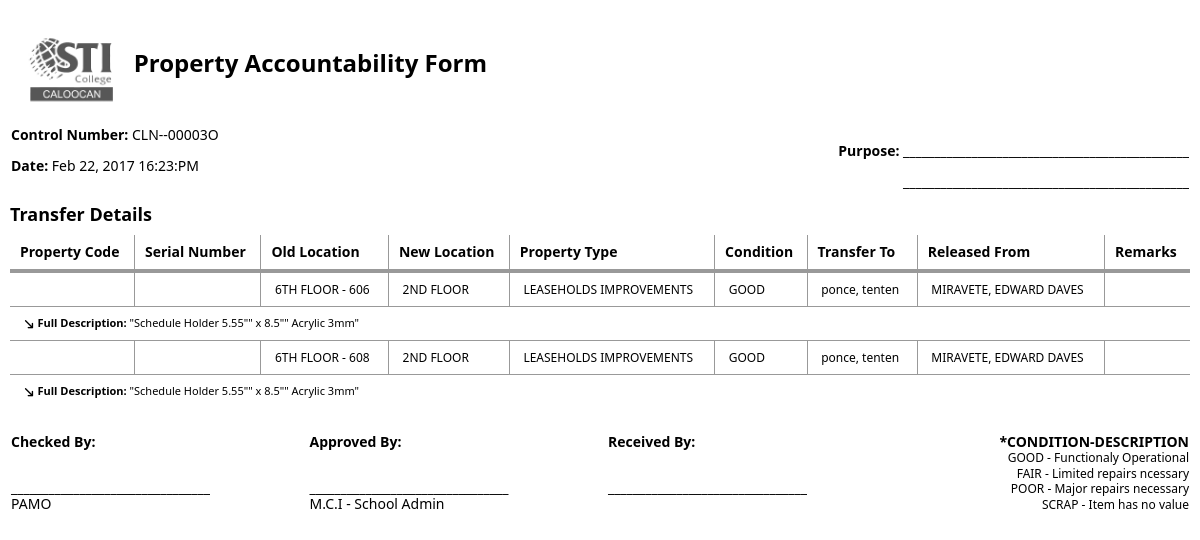
/build/reports/transferReport.php?ctrl_no=CLN--00003O, run on the app's committed database.
### tables this page shows
CREATE TABLE `location` (
  `id` int(2) NOT NULL AUTO_INCREMENT,
  `location` varchar(300) NOT NULL,
  PRIMARY KEY (`id`)
);

CREATE TABLE `condition_info` (
  `id` int(2) NOT NULL AUTO_INCREMENT,
  `condition_info` varchar(300) NOT NULL,
  PRIMARY KEY (`id`)
);

CREATE TABLE `property` (
  `id` int(10) NOT NULL AUTO_INCREMENT,
  `pcode` varchar(50) DEFAULT NULL,
  `sno` varchar(50) DEFAULT NULL,
  `description` varchar(999) NOT NULL,
  `brand` varchar(99) DEFAULT NULL,
  `model` varchar(99) DEFAULT NULL,
  `minor_category` int(2) NOT NULL,
  `uom` varchar(20) DEFAULT NULL,
  `cost` double(13,2) NOT NULL,
  `date_acquired` datetime NOT NULL,
  `or_number` varchar(999) NOT NULL,
  PRIMARY KEY (`id`)
);

### medoo.php (called while the page is built, shortened)
<?php
class medoo
{
	protected $database_type;
	protected $charset;
	protected $database_name;
	protected $server;
	protected $username;
	protected $password;
	protected $socket;
	protected $option = array();
	public function __construct($options = null)
	{
		try {
			$commands = array();
			$dsn = '';
			$type = strtolower($this->database_type);
			$is_port = isset($port);
			switch ($type)
			{
				case 'mysql':
					if ($this->socket)
					{
						$dsn = $type . ':unix_socket=' . $this->socket . ';dbname=' . $this->database_name;
					}
					else
					{
						$dsn = $type . ':host=' . $this->server . ($is_port ? ';port=' . $port : '') . ';dbname=' . $this->database_name;
					}
					$commands[] = 'SET SQL_MODE=ANSI_QUOTES';
					break;
			}
			if (
				in_array($type, array('mariadb', 'mysql', 'pgsql', 'sybase', 'mssql')) &&
				$this->charset
			)
			{
				$commands[] = "SET NAMES '" . $this->charset . "'";
			}
			$this->pdo = new PDO(
				$dsn,
				$this->username,
				$this->password,
				$this->option
			);
			foreach ($commands as $value)
			{
				$this->pdo->exec($value);
			}
		}
		catch (PDOException $e) {
			throw new Exception($e->getMessage());
		}
	}
	public function query($query)
	{
		return $this->pdo->query($query);
	}
}
?>

### connection.php (called while the page is built, shortened)
<?php
	require  'medoo.php';
 	$db = new medoo([
  	'database_type' => 'mysql',
  	'database_name' => 'sats',
  	'server' => 'localhost',
  	'username' => 'root',
  	'password' => '',
  	'charset' => 'utf8',
    'option' => [
		    PDO::ATTR_ERRMODE,
		    PDO::ERRMODE_EXCEPTION
	  ]
  ]);
?>

### build/reports/transferReport.php (the view, shortened to what this page needs)
<?php
  require_once('../../connection.php');
	$dateToday = date('M d, Y H:i:A');
  $ctrl_no = $_GET['ctrl_no'];
?>
<!DOCTYPE html>
<html>
<head>
  <link href="..//css/metro.css" rel="stylesheet">
  <link href="..//css/metro-icons.css" rel="stylesheet">
</head>
<body class="padding10">
  <br/>
  <img src="../img/stilogo.png" width="120" height="90"></img>
  <span class="text-light header"><b>Property Accountability Form</b></span>
  <div>
    <table style='width: 100%;'>
      <tbody>
        <tr>
          <td>
            <span class="text-light"><b>Control Number:</b> <?php echo $ctrl_no; ?></span>
            <br />
            <br />
            <span class="text-light"><b>Date:</b> <?php echo $dateToday; ?></span>
          </td>
          <td class="align-right">
            <br/>
            <br/>
            <span><b>Purpose:</b> ______________________________________________</span>
            <br/>
            <br/>
            <span>______________________________________________</span>
            <br/>
          </td>
        </tr>
      </tbody>
    </table>
    <br />
    <div class="row no-margin-top">
      <div class="cell size12">
        <span class="text-light sub-header"><b>Transfer Details</b></span>
        <table class="table bordered text-light" style='width: 100%'>
          <thead>
            <tr>
              <th class="fg-black small">Property Code</th>
              <th class="fg-black small">Serial Number</th>
              <th class="fg-black small">Old Location</th>
              <th class="fg-black small">New Location</th>
              <th class="fg-black small">Property Type</th>
              <th class="fg-black small">Condition</th>
              <th class="fg-black small">Transfer To</th>
              <th class="fg-black small">Released From</th>
              <th class="fg-black small">Remarks</th>
            </tr>
          </thead>
          <tbody class='small'>
          <?php
            $sql = "SELECT b.pcode,b.sno, b.description, c.location as old_loc, d.location as new_loc, (SELECT major_category.description from major_category where major_category.id = (SELECT major_id FROM minor_category where minor_category.id = b.minor_category)) as property_type, e.condition_info, CONCAT(f.last_name,', ',f.first_name) as Transfer_To, CONCAT(g.last_name,', ',g.first_name) as Released_From, a.remarks FROM transfer_request_history AS a LEFT JOIN property AS b ON a.id = b.id LEFT JOIN location AS c ON a.old_loc_id = c.id LEFT JOIN location AS d ON a.new_loc_id = d.id LEFT JOIN condition_info AS e ON a.condition_id = e.id LEFT JOIN account_table AS f on a.transfer_to = f.emp_id LEFT JOIN account_table AS g on a.released_from = g.emp_id WHERE a.ctrl_no= '$ctrl_no'";
            $transferReportDatas = $db->query($sql)->fetchAll();
            foreach ($transferReportDatas as $transferReportData) {
              echo "
                <tr style='font-size: 12px'>
                  <td>".$transferReportData['pcode']."</td>
                  <td>".$transferReportData['sno']."</td>
                  <td>".$transferReportData['old_loc']."</td>
                  <td>".$transferReportData['new_loc']."</td>
                  <td>".$transferReportData['property_type']."</td>
                  <td>".$transferReportData['condition_info']."</td>
                  <td>".$transferReportData['Transfer_To']."</td>
                  <td>".$transferReportData['Released_From']."</td>
                  <td>".$transferReportData['remarks']."</td>
                </tr>
                <tr>
                  <td colspan='8' style='font-size: 11px;'><span class='mif-arrow-down-right'></span>&nbsp;<b>Full Description:</b> ".$transferReportData['description']."</td>
                </tr>
                  ";
            }
          ?>
          </tbody>
        </table>
      </div>
    </div>
  </div>
  <br />
  <div>
    <table style='width: 100%'>
      <tbody>
        <td>
          <span class="text-light"><b>Checked By:</b></span>
          <br/>
          <br/>
          <br/>
          <span>________________________________</span>
          <br/>
          <span>PAMO</span>
        </td>
        <td>
          <span class="text-light"><b>Approved By:</b></span>
          <br/>
          <br/>
          <br/>
          <span>________________________________</span>
          <br/>
          <span>M.C.I - School Admin</span>
        </td>
        <td>
          <span class="text-light"><b>Received By:</b></span>
          <br/>
          <br/>
          <br/>
          <span>________________________________</span>
          <br/>
          <span>&nbsp;</span>
        </td>
        <td class='align-right'>
          <span class="text-light"><b>*CONDITION-DESCRIPTION</b></span>
          <br/>
          <span class="text-light minor-header">GOOD - Functionaly Operational</span>
          <br/>
          <span class="text-light minor-header">FAIR - Limited repairs ncessary</span>
          <br/>
          <span class="text-light minor-header">POOR - Major repairs necessary</span>
          <br/>
          <span class="text-light minor-header">SCRAP - Item has no value</span>
          <br/>
        </td>
      </tbody>
    </table>
  </div>
</body>
</html>

### data on the page
location: location "6TH FLOOR - 606", location.location "2ND FLOOR", property_type "LEASEHOLDS IMPROVEMENTS", condition_info.condition_info "GOOD", Transfer_To "ponce, tenten", Released_From "MIRAVETE, EDWARD DAVES", property.description "\"Schedule Holder 5.55\"\" x 8.5\"\" Acrylic 3mm\""
location: location "6TH FLOOR - 608", location.location "2ND FLOOR", property_type "LEASEHOLDS IMPROVEMENTS", condition_info.condition_info "GOOD", Transfer_To "ponce, tenten", Released_From "MIRAVETE, EDWARD DAVES", property.description "\"Schedule Holder 5.55\"\" x 8.5\"\" Acrylic 3mm\""

### other printed values
$ctrl_no "CLN--00003O"
